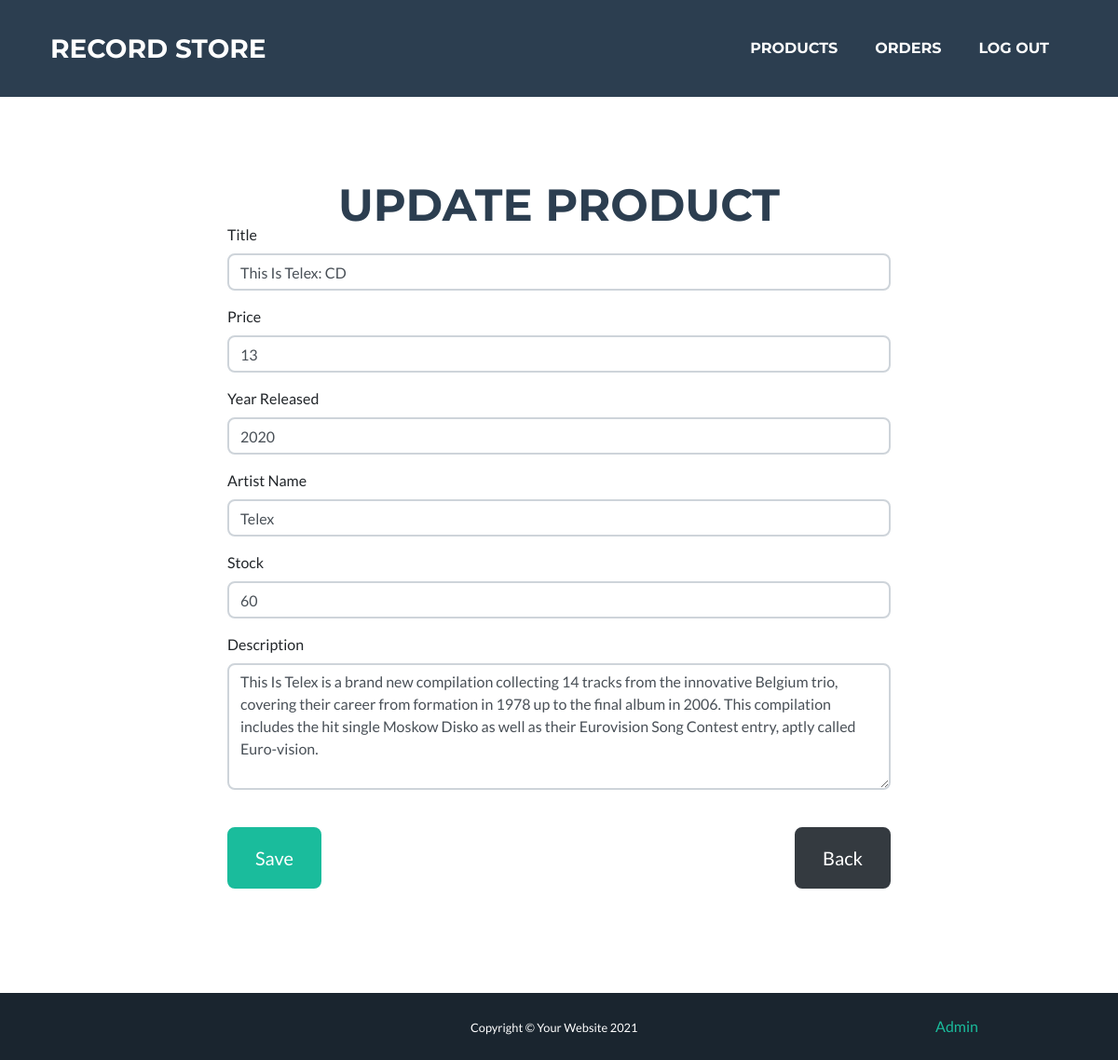
The page /admin/products/5 (signed in) on the database its author committed.
### tables this page shows
CREATE TABLE `records` (
  `id_record` int(11) NOT NULL,
  `title` varchar(200) DEFAULT NULL,
  `description` varchar(1000) DEFAULT NULL,
  `price` decimal(11,0) DEFAULT NULL,
  `year_released` varchar(4) DEFAULT NULL,
  `cover` varchar(45) DEFAULT NULL,
  `stock` int(11) NOT NULL,
  `for_sale` tinyint(1) NOT NULL DEFAULT '1'
);

CREATE TABLE `artists` (
  `id_artist` int(11) NOT NULL,
  `name` varchar(200) DEFAULT NULL
);

### views/AdminView.php (called while the page is built, shortened)
<?php
class AdminView
{
    public function viewHeader($title)
    {
        include_once("views/partials/header.php");
    }
    public function viewFooter()
    {
        include_once("views/partials/footer.php");
    }
    public function viewProductForm($product)
    {
        include_once("views/partials/productForm.php");
    }
}

### models/Database.php (called while the page is built, shortened)
<?php
class Database
{
    private $conn = null;
    public function __construct($database, $username = "root", $password = "root", $servername = "localhost")
    {
        $dsn = "mysql:host=$servername;dbname=$database;charset=UTF8";
        try {
            $this->conn = new PDO($dsn, $username, $password);
            $this->conn->setAttribute(PDO::ATTR_ERRMODE, PDO::ERRMODE_EXCEPTION);
        } catch (PDOException $e) {
            echo "Connection failed: " . $e->getMessage();
        }
    }
    private function execute($statement, $input_parameters = [])
    {
        try {
            $stmt = $this->conn->prepare($statement);
            $stmt->execute($input_parameters);
            return $stmt;
        } catch (PDOException $e) {
            echo "Error: " . $e->getMessage() . "<br>";
            throw new Exception($e->getMessage());
        }
    }
    public function select($statement, $input_parameters = [])
    {
        $stmt = $this->execute($statement, $input_parameters);
        return $stmt->fetchAll();
    }
}

### models/AdminModel.php (called while the page is built, shortened)
<?php
class AdminModel
{
    private $db;
    public function __construct($database)
    {
        $this->db = $database;
    }
    public function fetchRecordById($id)
    {
        $statement = "SELECT r.title, r.description, r.price, r.year_released, r.stock, a.id_artist, a.name FROM records r
        JOIN records_has_artists rha
        ON r.id_record=rha.id_record
        JOIN artists a
        ON rha.id_artist=a.id_artist
        WHERE r.id_record = :id";
        $parameters = array(":id" => $id);
        $record = $this->db->select($statement, $parameters);
        return $record;
    }
}

### views/partials/productForm.php (the view, shortened to what this page needs)
<?php
$destination = URLROOT . "admin/products";
$heading = $product ? "Update product" : "Create product";
$title = $product ? $product['title'] : "";
$price = $product ? $product['price'] : "";
$yearReleased = $product ? $product['year_released'] : "";
$artistName = $product ? $product['name'] : "";
$stock = $product ? $product['stock'] : "";
$description = $product ? $product['description'] : "";
?>
<section class="page-section masthead min-vh-100" id="login">
        <div class="container">
                <h2 class="page-section-heading text-center text-uppercase text-secondary mb-0"><?= $heading ?></h2>
                <div class="row">
                        <div class="col-lg-8 mx-auto">
                                <form method="POST" action="#" novalidate="novalidate">
                                        <div class="control-group">
                                                <label>Title</label>
                                                <input name="title" class="form-control" id="title" type="text" placeholder="Title" required="required" value="<?= $title ?>" />
                                        </div>
                                        <div class="control-group">
                                                <label>Price</label>
                                                <input name="price" class="form-control" id="price" type="number" step="0.01" placeholder="Price" required="required" value="<?= $price ?>" />
                                        </div>
                                        <div class="control-group">
                                                <label>Year Released</label>
                                                <input name="year_released" class="form-control" id="year_released" type="text" placeholder="Year Released" required="required" value="<?= $yearReleased ?>" />
                                        </div>
                                        <div class="control-group">
                                                <label>Artist Name</label>
                                                <input name="name" class="form-control" id="name" type="text" placeholder="Artist Name" required="required" value="<?= $artistName ?>" />
                                        </div>
                                        <div class="control-group">
                                                <label>Stock</label>
                                                <input name="stock" class="form-control" id="stock" type="number" placeholder="Stock" required="required" min="0" value="<?= $stock ?>" />
                                        </div>
                                        <div class="control-group">
                                                <label>Description</label>
                                                <textarea name="description" class="form-control" rows="5" placeholder="Description" required="required"><?= $description ?></textarea>
                                        </div>
                                        <br />
                                        <div class="d-flex justify-content-between form-group">
                                                <button class=" btn btn-primary btn-xl" id="sendMessageButton" type="submit">Save</button>
                                                <a href=<?=$destination?> class='btn-xl btn btn-dark'>Back</a>
                                        </div>
                                </form>
                        </div>
                </div>
        </div>
</section>

### rows shown on the page
records: title "This Is Telex: CD", price "13", year_released "2020", name "Telex", stock "60", description "This Is Telex is a brand new compilation collecting 14 tracks from the innovative Belgium trio, covering their career from formation in 1978 up to the final album in 2006. This compilation includes the hit single Moskow Disko as well as their Eurovision Song Contest entry, aptly called Euro-vision."

### other values the page prints
$listItem[title] "PRODUCTS"
$listItem[title] "ORDERS"
$listItem[title] "LOG OUT"
$heading "UPDATE PRODUCT"
